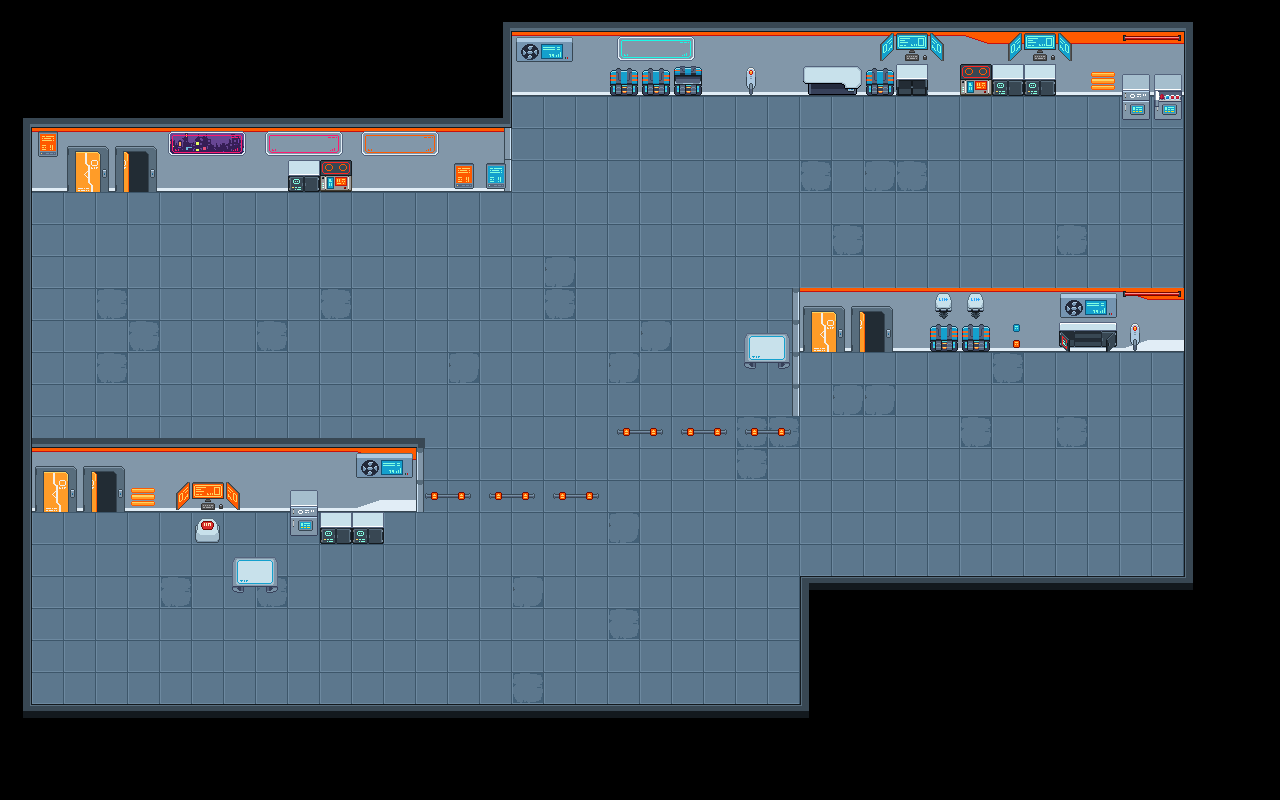

Below is a game level as drawn by its tile map, then a one-line description and the .tmx that defines it (tile-layer data replaced by summaries):
An orthogonal 40x25 tile map with 32x32 px tiles, 4 tile layers (Tile Layer 1, Tile Layer 2, detail, detail2).

<map version="1.10" tiledversion="1.10.2" orientation="orthogonal" renderorder="right-down" width="40" height="25" tilewidth="32" tileheight="32" infinite="0" nextlayerid="14" nextobjectid="1">
 <tileset firstgid="1" source="pixel-cyberpunk-interior.tsx" />
 <layer id="7" name="Tile Layer 1" width="40" height="25">
  <data>[1000 cells, 663 non-empty, 3 distinct tile ids]</data>
 </layer>
 <layer id="10" name="Tile Layer 2" width="40" height="25">
  <data>[1000 cells, 255 non-empty, 18 distinct tile ids]</data>
 </layer>
 <layer id="12" name="detail" width="40" height="25">
  <data>[1000 cells, 82 non-empty, 46 distinct tile ids]</data>
 </layer>
 <layer id="13" name="detail2" width="40" height="25">
  <data>[1000 cells, 26 non-empty, 11 distinct tile ids]</data>
 </layer>
</map>
